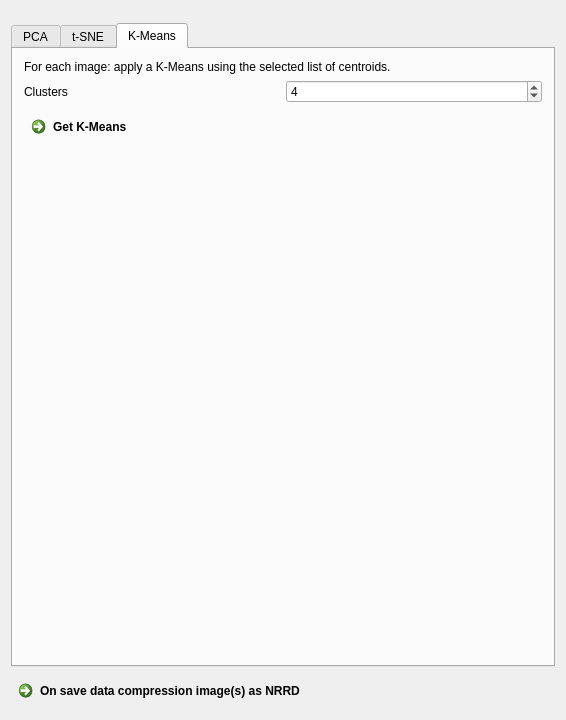
<?xml version="1.0" encoding="UTF-8"?>
<ui version="4.0">
 <class>DataCompressionViewControls</class>
 <widget class="QWidget" name="DataCompressionViewControls">
  <property name="geometry">
   <rect>
    <x>0</x>
    <y>0</y>
    <width>566</width>
    <height>720</height>
   </rect>
  </property>
  <property name="windowTitle">
   <string>Data Compression</string>
  </property>
  <layout class="QVBoxLayout" name="verticalLayout">
   <item>
    <widget class="QmitkMultiNodeSelectionWidget" name="imageSelection" native="true"/>
   </item>
   <item>
    <widget class="QmitkSingleNodeSelectionWidget" name="peakListSelection" native="true"/>
   </item>
   <item>
    <widget class="QTabWidget" name="TabWidget">
     <property name="enabled">
      <bool>true</bool>
     </property>
     <property name="currentIndex">
      <number>2</number>
     </property>
     <widget class="QWidget" name="tabPCA">
      <attribute name="title">
       <string>PCA</string>
      </attribute>
      <layout class="QVBoxLayout" name="verticalLayout_2">
       <item>
        <widget class="QLabel" name="label_12">
         <property name="text">
          <string>For each image apply a PCA using the selected list of centroids.</string>
         </property>
        </widget>
       </item>
       <item>
        <layout class="QHBoxLayout" name="horizontalLayout_7">
         <item>
          <widget class="QLabel" name="label_7">
           <property name="text">
            <string>Components</string>
           </property>
          </widget>
         </item>
         <item>
          <widget class="QSpinBox" name="pca_dims">
           <property name="minimum">
            <number>1</number>
           </property>
           <property name="maximum">
            <number>99999</number>
           </property>
           <property name="value">
            <number>15</number>
           </property>
          </widget>
         </item>
        </layout>
       </item>
       <item>
        <widget class="QCommandLinkButton" name="btnRunPCA">
         <property name="text">
          <string>Get PCA</string>
         </property>
        </widget>
       </item>
       <item>
        <spacer name="verticalSpacer_4">
         <property name="orientation">
          <enum>Qt::Vertical</enum>
         </property>
         <property name="sizeHint" stdset="0">
          <size>
           <width>20</width>
           <height>40</height>
          </size>
         </property>
        </spacer>
       </item>
      </layout>
     </widget>
     <widget class="QWidget" name="tabTSNE">
      <attribute name="title">
       <string>t-SNE</string>
      </attribute>
      <layout class="QVBoxLayout" name="verticalLayout_3">
       <item>
        <layout class="QGridLayout" name="tSNE">
         <item row="1" column="0">
          <widget class="QLabel" name="label_9">
           <property name="text">
            <string>Perplexity</string>
           </property>
          </widget>
         </item>
         <item row="1" column="1">
          <widget class="QSpinBox" name="tsne_perplexity">
           <property name="sizePolicy">
            <sizepolicy hsizetype="MinimumExpanding" vsizetype="Fixed">
             <horstretch>0</horstretch>
             <verstretch>0</verstretch>
            </sizepolicy>
           </property>
           <property name="value">
            <number>5</number>
           </property>
          </widget>
         </item>
         <item row="2" column="1">
          <widget class="QDoubleSpinBox" name="tsne_theta">
           <property name="sizePolicy">
            <sizepolicy hsizetype="MinimumExpanding" vsizetype="Fixed">
             <horstretch>0</horstretch>
             <verstretch>0</verstretch>
            </sizepolicy>
           </property>
           <property name="value">
            <double>0.500000000000000</double>
           </property>
          </widget>
         </item>
         <item row="3" column="0">
          <widget class="QLabel" name="label_11">
           <property name="toolTip">
            <string>&lt;html&gt;&lt;head/&gt;&lt;body&gt;&lt;p&gt;Shrink the input images by a constant factor in x and y direction for t-SNE calculation. The computation time is reduced by lowering the resolution.&lt;/p&gt;&lt;p&gt;The dimensionality reduced image is upsampled to original input dimensions.&lt;/p&gt;&lt;/body&gt;&lt;/html&gt;</string>
           </property>
           <property name="text">
            <string>Shrink factor</string>
           </property>
          </widget>
         </item>
         <item row="0" column="0">
          <widget class="QLabel" name="label_8">
           <property name="text">
            <string>Iterations</string>
           </property>
          </widget>
         </item>
         <item row="0" column="1">
          <widget class="QSpinBox" name="tnse_iters">
           <property name="sizePolicy">
            <sizepolicy hsizetype="MinimumExpanding" vsizetype="Fixed">
             <horstretch>0</horstretch>
             <verstretch>0</verstretch>
            </sizepolicy>
           </property>
           <property name="maximum">
            <number>99999</number>
           </property>
           <property name="value">
            <number>200</number>
           </property>
          </widget>
         </item>
         <item row="2" column="0">
          <widget class="QLabel" name="label_10">
           <property name="text">
            <string>Theta</string>
           </property>
          </widget>
         </item>
         <item row="3" column="1">
          <widget class="QSpinBox" name="tsne_shrink">
           <property name="sizePolicy">
            <sizepolicy hsizetype="MinimumExpanding" vsizetype="Fixed">
             <horstretch>0</horstretch>
             <verstretch>0</verstretch>
            </sizepolicy>
           </property>
           <property name="toolTip">
            <string>Higher values will result in lower resolution images.</string>
           </property>
           <property name="minimum">
            <number>1</number>
           </property>
           <property name="maximum">
            <number>10</number>
           </property>
           <property name="value">
            <number>1</number>
           </property>
          </widget>
         </item>
        </layout>
       </item>
       <item>
        <widget class="QCommandLinkButton" name="btnRunTSNE">
         <property name="text">
          <string>Get t-SNE (RGB-Image)</string>
         </property>
        </widget>
       </item>
       <item>
        <spacer name="verticalSpacer_6">
         <property name="orientation">
          <enum>Qt::Vertical</enum>
         </property>
         <property name="sizeHint" stdset="0">
          <size>
           <width>20</width>
           <height>40</height>
          </size>
         </property>
        </spacer>
       </item>
      </layout>
     </widget>
     <widget class="QWidget" name="tab">
      <attribute name="title">
       <string>K-Means</string>
      </attribute>
      <layout class="QVBoxLayout" name="verticalLayout_4">
       <item>
        <widget class="QLabel" name="label_13">
         <property name="text">
          <string>For each image: apply a K-Means using the selected list of centroids.</string>
         </property>
        </widget>
       </item>
       <item>
        <layout class="QHBoxLayout" name="horizontalLayout_8">
         <item>
          <widget class="QLabel" name="label_14">
           <property name="text">
            <string>Clusters</string>
           </property>
          </widget>
         </item>
         <item>
          <widget class="QSpinBox" name="kmeans_clusters">
           <property name="minimum">
            <number>1</number>
           </property>
           <property name="maximum">
            <number>99999</number>
           </property>
           <property name="value">
            <number>4</number>
           </property>
          </widget>
         </item>
        </layout>
       </item>
       <item>
        <widget class="QCommandLinkButton" name="btnRunKMeans">
         <property name="text">
          <string>Get K-Means</string>
         </property>
        </widget>
       </item>
       <item>
        <spacer name="verticalSpacer">
         <property name="orientation">
          <enum>Qt::Vertical</enum>
         </property>
         <property name="sizeHint" stdset="0">
          <size>
           <width>20</width>
           <height>40</height>
          </size>
         </property>
        </spacer>
       </item>
      </layout>
     </widget>
    </widget>
   </item>
   <item>
    <widget class="QCommandLinkButton" name="btnSaveDataCompressionResults">
     <property name="text">
      <string>On save data compression image(s) as NRRD</string>
     </property>
    </widget>
   </item>
  </layout>
 </widget>
 <layoutdefault spacing="6" margin="11"/>
 <customwidgets>
  <customwidget>
   <class>QmitkSingleNodeSelectionWidget</class>
   <extends>QWidget</extends>
   <header location="global">QmitkSingleNodeSelectionWidget.h</header>
   <container>1</container>
  </customwidget>
  <customwidget>
   <class>QmitkMultiNodeSelectionWidget</class>
   <extends>QWidget</extends>
   <header>QmitkMultiNodeSelectionWidget.h</header>
   <container>1</container>
  </customwidget>
 </customwidgets>
 <resources/>
 <connections/>
</ui>
